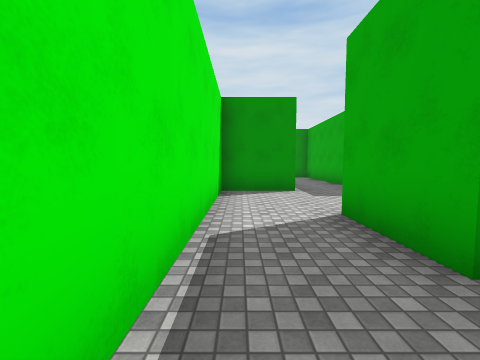
[1] (above)

21 first-person views from a walk through a 3-D level made in the Unity game engine. The camera is 1.5 m above the floor, tilts 4° down and sees 90° across. The floor is counted in squares, 2 m on a side. Each view is taken from the middle of a square. On the plan, view 1 faces up. The plan holds only what a view shows up to about 9 squares ahead; the rest is blank. The place goes on beyond the plan. The player character is not drawn. Surface patterns are stand-ins for the level's own textures.

[2]
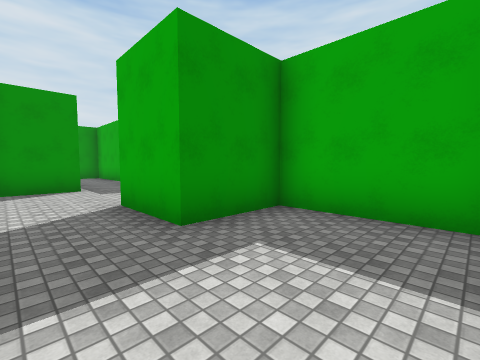

[3]
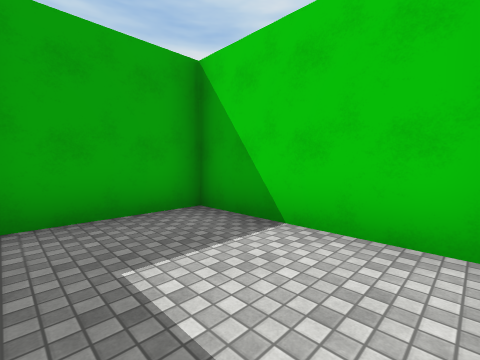

[4]
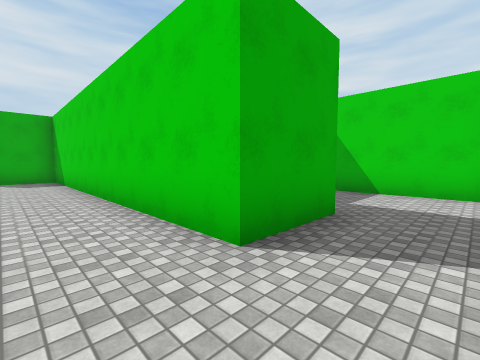

[5]
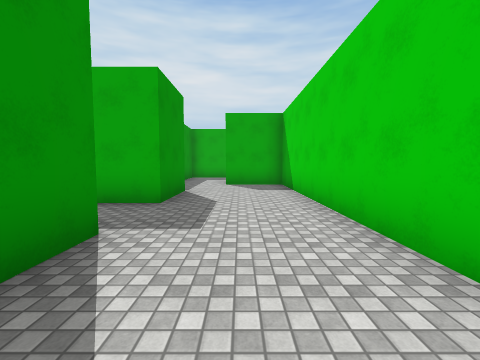

[6]
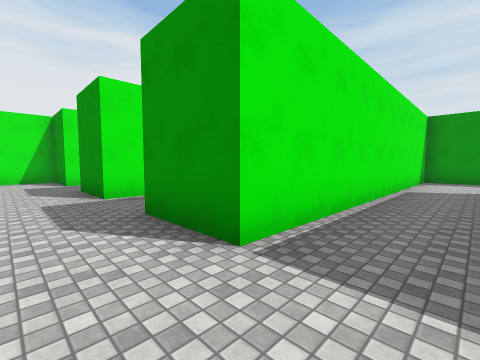

[7]
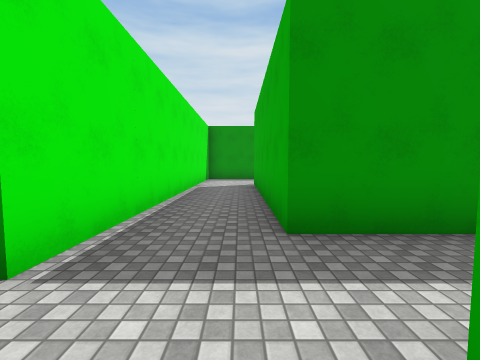

[8]
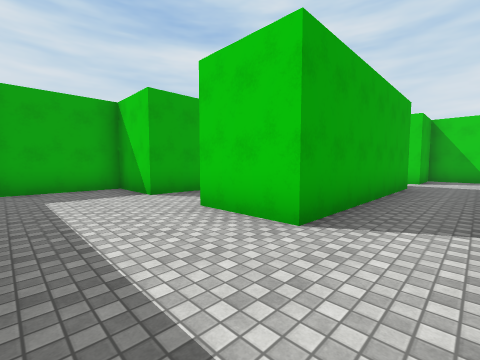

[9]
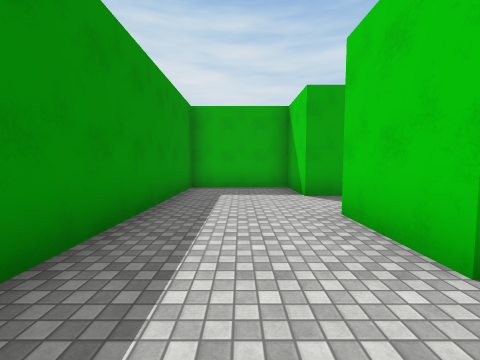

[10]
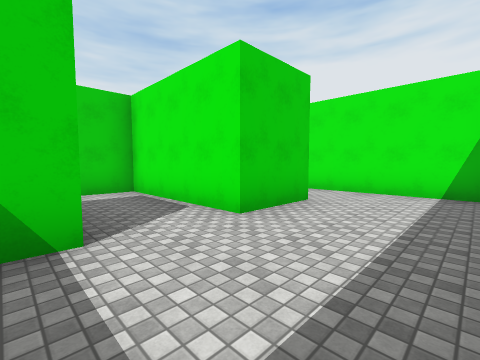

[11]
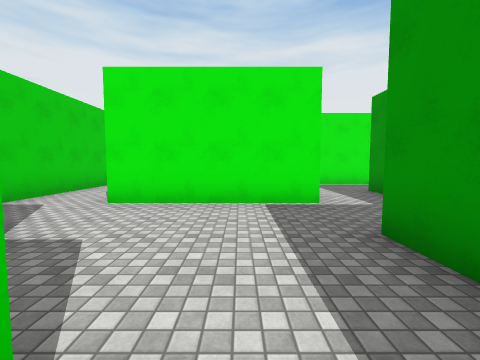

[12]
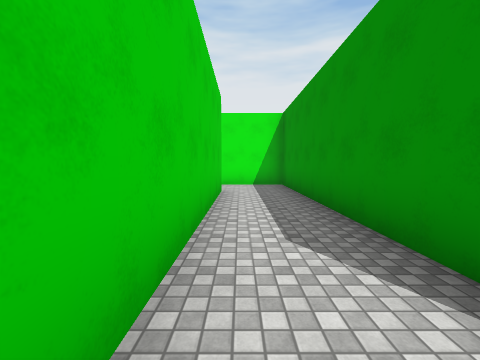

[13]
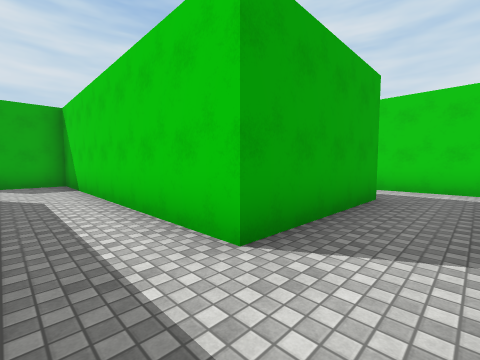

[14]
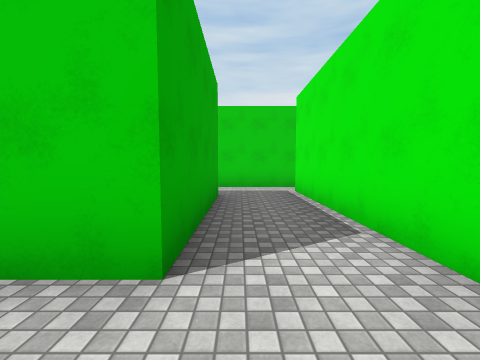

[15]
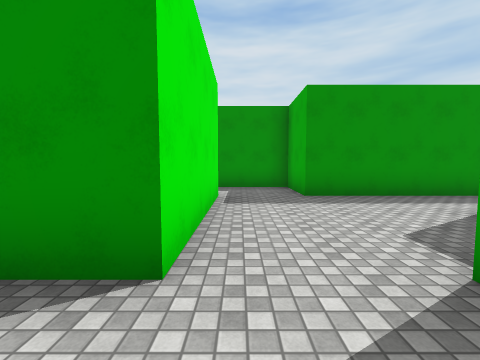

[16]
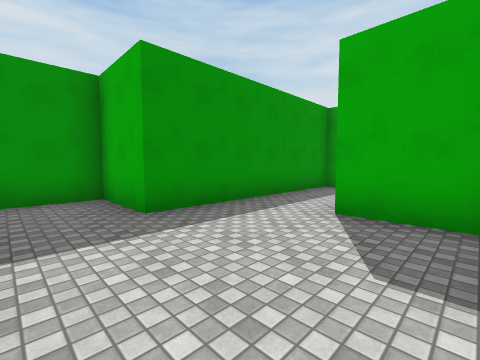

[17]
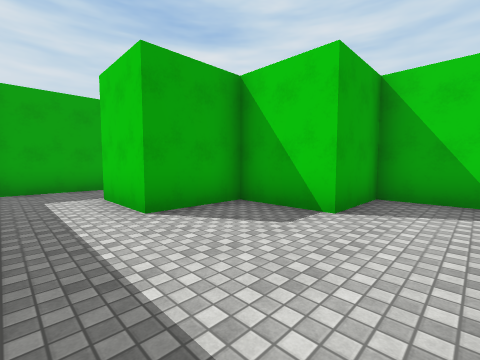

[18]
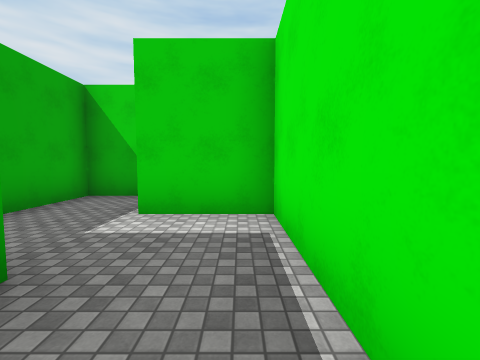

[19]
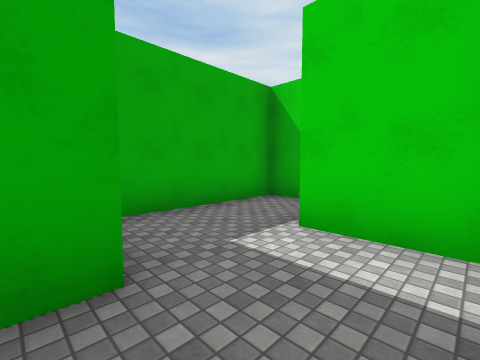

[20]
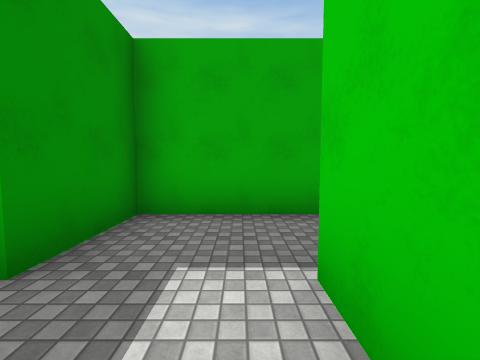

[21]
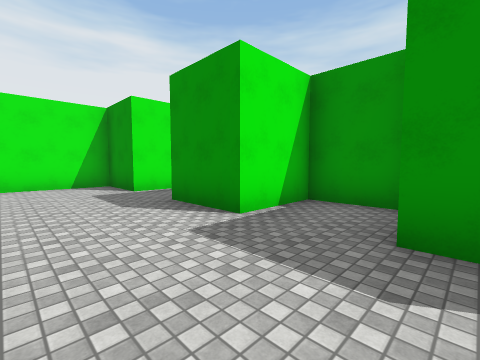

### Floor plan
Ten units are one square. View 1 is at (0, 0); x grows to the right and y downward. Boxes are objects, and circles mark ways between rooms. Rooms are numbered by the first view taken in them; rooms with no view inside come last. Other rooms are left out.
<svg viewBox="-10 -170 210 240">
<path fill="none" stroke="#000" d="M-1 15 35 15 35 -15 15 -15 15 -35M-5 -36 -5 -4M71 -85 55 -85 55 -65 35 -65M135 -75 115 -75 115 -135 135 -135 135 -115M155 -115 155 -135 175 -135 175 -165 95 -165 95 -65 75 -65 75 -78M15 -65 -5 -65 -5 -36M15 -35 115 -35 115 -55 119 -55M135 -56 135 -15 55 -15 55 55M75 45 75 5 155 5 155 -15 175 -15 175 -35 195 -35M195 -55 155 -55 155 -75 135 -75M52 65 81 65M162 -75 175 -75 175 -115 155 -115M135 -115 135 -95 155 -95"/>
<circle cx="5" cy="-25" r="3" fill="#2a7"/>
<circle cx="125" cy="-65" r="3" fill="#2a7"/>
<circle cx="145" cy="-125" r="3" fill="#2a7"/>
<text x="10" y="-10">1</text>
<text x="100" y="-90">2</text>
<text x="120" y="-10">3</text>
<text x="160" y="-100">4</text>
</svg>
Room 1 opens to room 2. Room 2 opens to room 3. Room 2 opens to room 4.

Where each view was taken, in squares from view 1:
view 1: 0 up, 0 right, facing up
view 2: 1 down, 0 right, facing up-right
view 3: 1 up, 0 right, facing down-right
view 4: 5 up, 0 right, facing down-right
view 5: 5 up, 3 right, facing right
view 6: 5 up, 11 right, facing up-left
view 7: 5 up, 11 right, facing up
view 8: 16 up, 10 right, facing down-right
view 9: 15 up, 10 right, facing right
view 10: 16 up, 16 right, facing down-left
view 11: 4 up, 18 right, facing left
view 12: 0 up, 14 right, facing left
view 13: 1 up, 6 right, facing down-right
view 14: 1 up, 7 right, facing down
view 15: 0 up, 14 right, facing up
view 16: 2 up, 14 right, facing up-right
view 17: 5 up, 14 right, facing down-right
view 18: 13 up, 14 right, facing down
view 19: 12 up, 14 right, facing down-right
view 20: 10 up, 14 right, facing right
view 21: 4 up, 8 right, facing up-left
